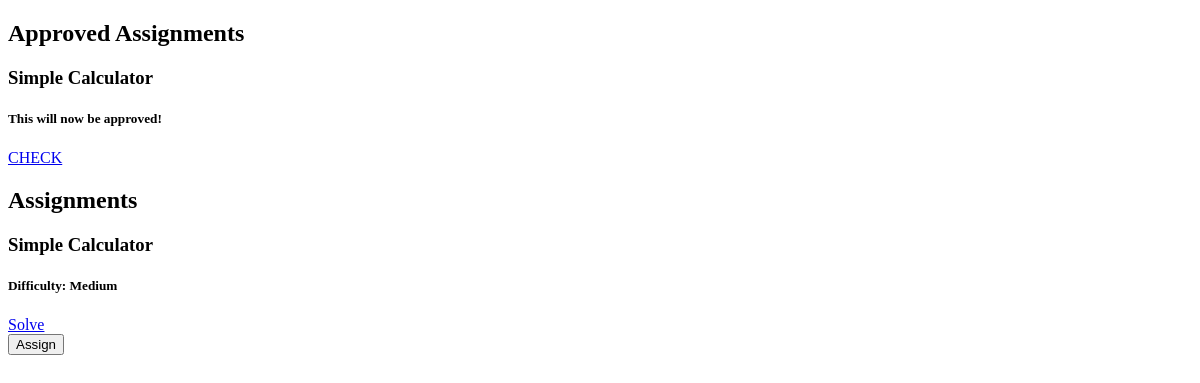
The app's page /lab/assignments/all (signed in), older data.
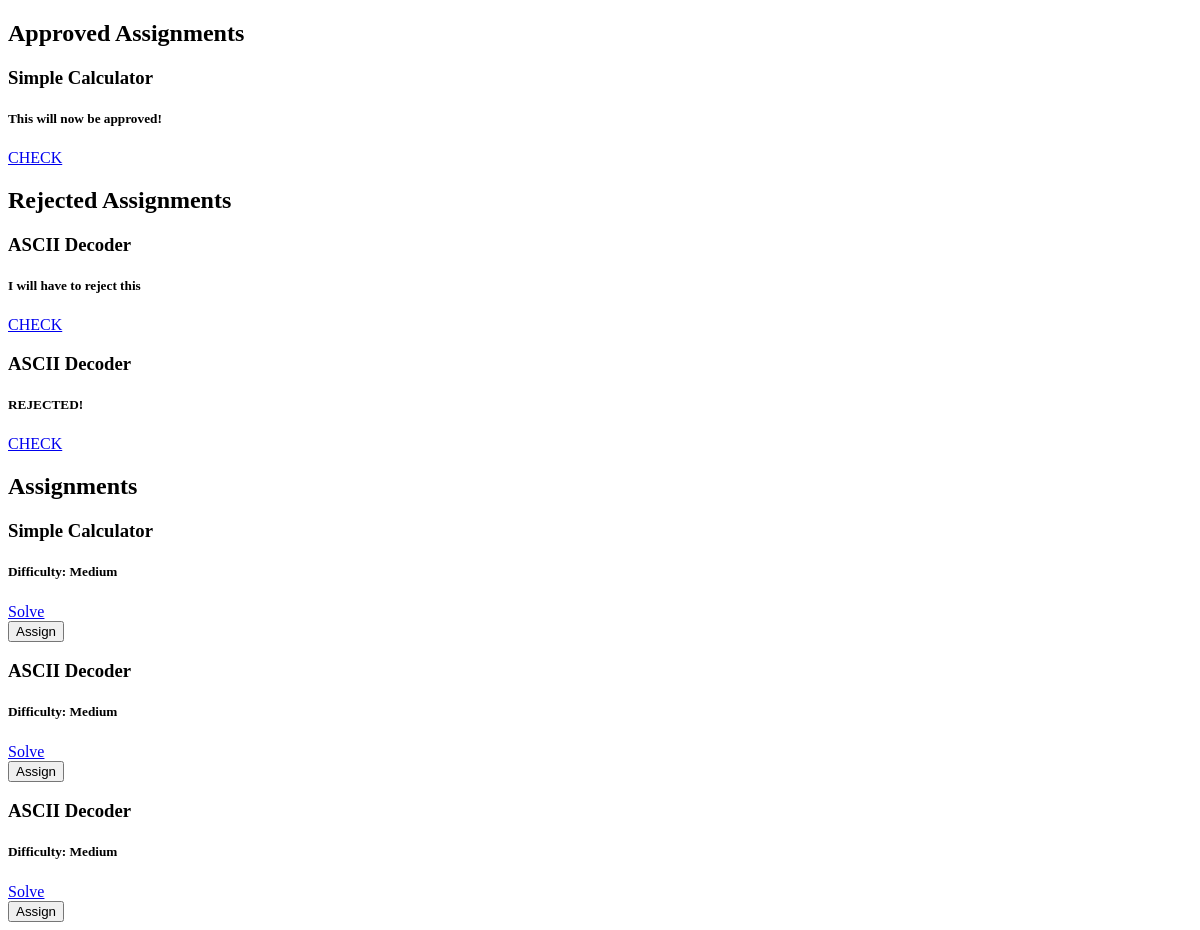
The same page, newer data.
### lab/models.py (models this page shows, shortened)
class AssignmentSubmissions(models.Model):
    author = models.ForeignKey(CustomUser, on_delete=models.CASCADE)
    problem = models.ForeignKey(Assignments, on_delete=models.CASCADE)
    code = models.FileField(upload_to='assignmentSubmissions/')
    approved = models.BooleanField(default=False)
    reviewed = models.BooleanField(default=False)
    teachers_remarks = models.TextField(default='')

class Assignments(models.Model):
    title = models.CharField(max_length=150, default='')
    description = models.TextField(default='')
    objective = models.TextField(default='')
    task = models.TextField(default='')
    input_content = models.TextField(default='')
    output_content = models.TextField(default='')
    status = models.BooleanField(default=False)

### lab/views.py (the view)
# urls.py: path('assignments/all', lab_views.labAssignments, name='lab-labassignments'),
def labAssignments(request):
    if request.user.is_authenticated:
        if request.user.position == 'Student':
            assignments = Assignments.objects.all()
            rejected_submissions = AssignmentSubmissions.objects.filter(reviewed=True, approved=False)
            accepted_submissions = AssignmentSubmissions.objects.filter(reviewed=True, approved=True)
            if assignments:
                context = {
                    'problems': assignments,
                    'rejected_submissions': rejected_submissions,
                    'accepted_submissions': accepted_submissions
            }
            else:
                context = {
                    'alert': "No assignments given yet."
                }
            for sub in accepted_submissions:
                print(sub.problem.title)
            for s in rejected_submissions:
                print(s.teachers_remarks)
            return render(request, 'lab/assignment.html', context)
        else:
            return redirect('lab-labproblems')
    else:
        messages.success(request, 'You need to login to first.')
        return redirect('user-login')

### lab/templates/lab/assignment.html (shortened to what this page needs)
<!DOCTYPE html>
<html lang="en">
<head>
</head>
<body>
    {% if accepted_submissions %}
        <h2>Approved Assignments</h2>
        {% for accepted in accepted_submissions %}
            <h3>{{ accepted.problem.title }}</h3>
            <h5><p>{{ accepted.teachers_remarks }}</p></h5>
            <a href="http://127.0.0.1:8000/lab/accepted/one/{{accepted.id}}">CHECK</a>
        {% endfor %}
    {% endif %}
    {% if rejected_submissions %}
        <h2>Rejected Assignments</h2>
        {% for reject in rejected_submissions %}
            <h3>{{ reject.problem.title }}</h3>
            <h5><p>{{ reject.teachers_remarks }}</p></h5>
            <a href="http://127.0.0.1:8000/lab/rejects/one/{{reject.id}}">CHECK</a>
        {% endfor %}
    {% endif %}
    {% if problems %}
        <h2>Assignments</h2>
        {% for i in problems %}
            <h3>{{i.title}}</h3>
            <h5>{{i.description}}</h5>
            <div>
                <a href="all/{{i.id}}">Solve</a>
            </div>
            <form action="{{i.id}}" method="POST">
                <button type="submit">Assign</button>
            </form>
        {% endfor %}
    {% endif %}
</body>
</html>

Row changes from the older to the newer data that the page shows:
added AssignmentSubmissions: problem "ASCII Decoder", teachers_remarks "I will have to reject this", shown under "Rejected Assignments"
added AssignmentSubmissions: problem "ASCII Decoder", teachers_remarks "REJECTED!", shown under "Rejected Assignments"
added Assignments: title "ASCII Decoder", description "Difficulty: Medium"
added Assignments: title "ASCII Decoder", description "Difficulty: Medium"
Text that changed along with them:
text now shown: "Rejected Assignments"
